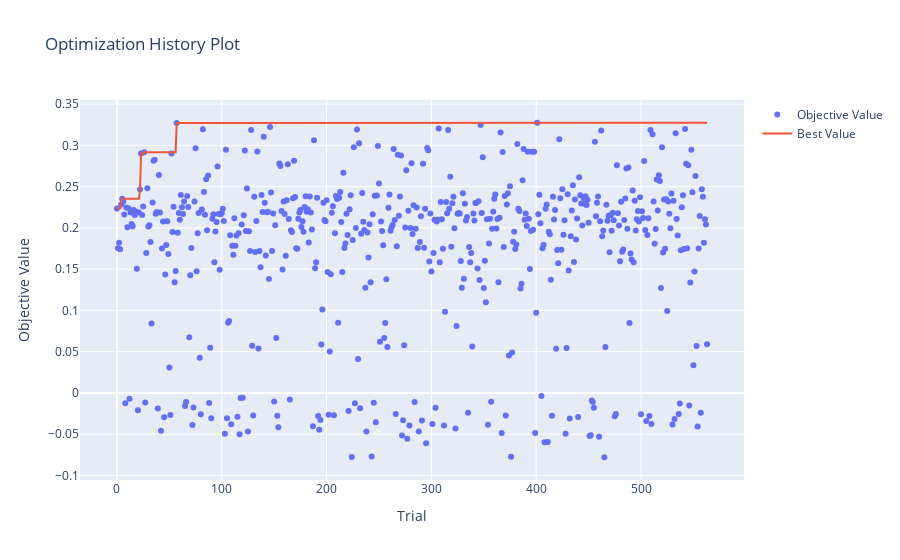

Notebook code cell kept with this figure:
### Markdown cell above
### Visualizar Resultados

### Code cell
# Mostrar Chart com Trial do Optuna
fig = optuna.visualization.plot_optimization_history(estudo_ag)
fig.show()

### Figure 1 — Plotly figure (JSON) as saved in the notebook; plotly's stock layout.template omitted (floating-point values rounded to 4 significant figures; data arrays with more than 128 entries replaced by an {"elided": "..."} marker saying what was removed)
{"data": [{"mode": "markers", "name": "Objective Value", "type": "scatter", "x": {"elided": "564 int values"}, "y": {"elided": "564 float values"}}, {"mode": "lines", "name": "Best Value", "type": "scatter", "x": {"elided": "564 int values"}, "y": {"elided": "564 float values"}}, {"marker": {"color": "#cccccc"}, "mode": "markers", "name": "Infeasible Trial", "showlegend": false, "type": "scatter", "x": [], "y": []}], "layout": {"title": {"text": "Optimization History Plot"}, "xaxis": {"title": {"text": "Trial"}}, "yaxis": {"title": {"text": "Objective Value"}}}}
